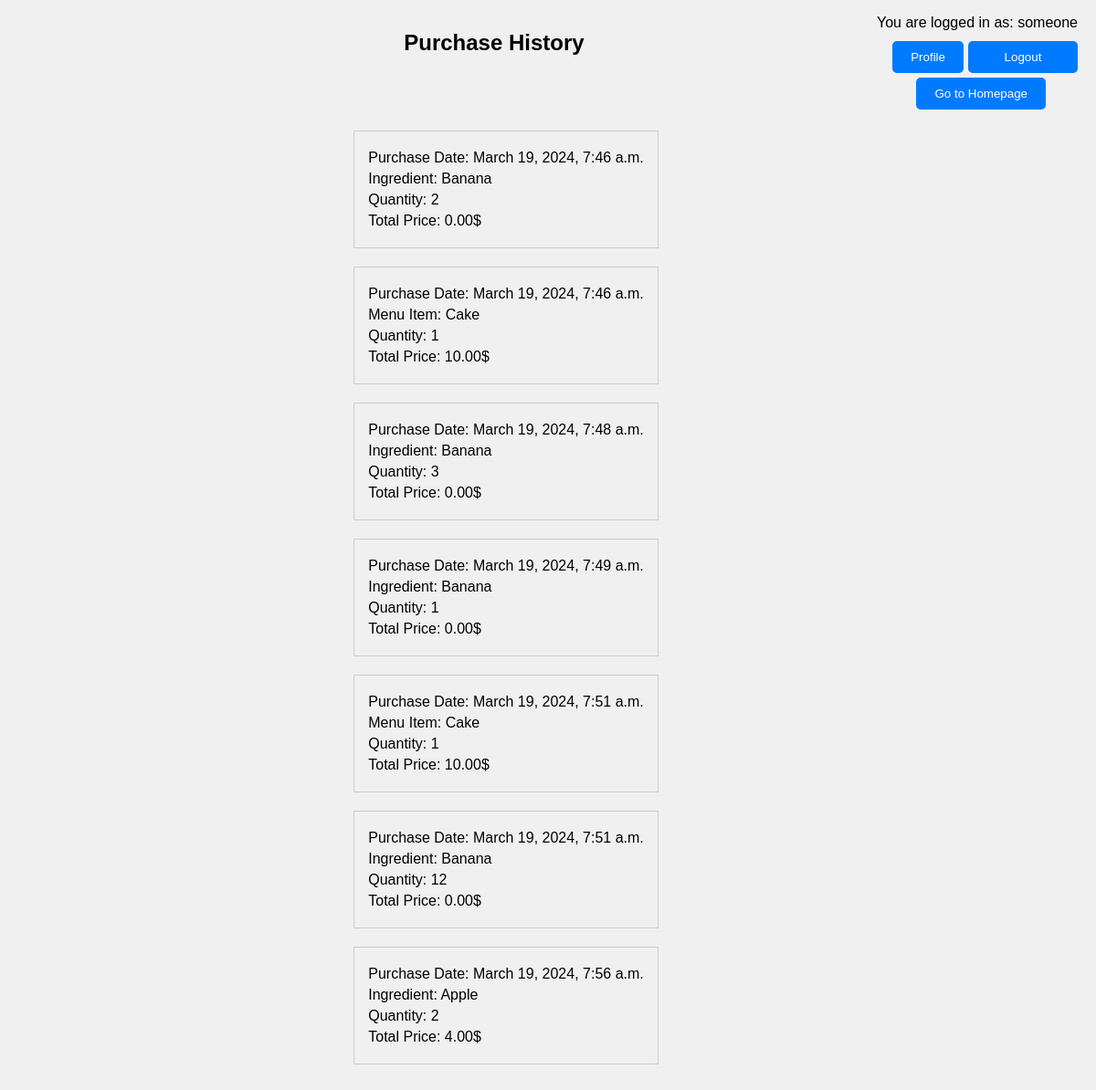
The app's page /purchase_history/ (signed in), older data.
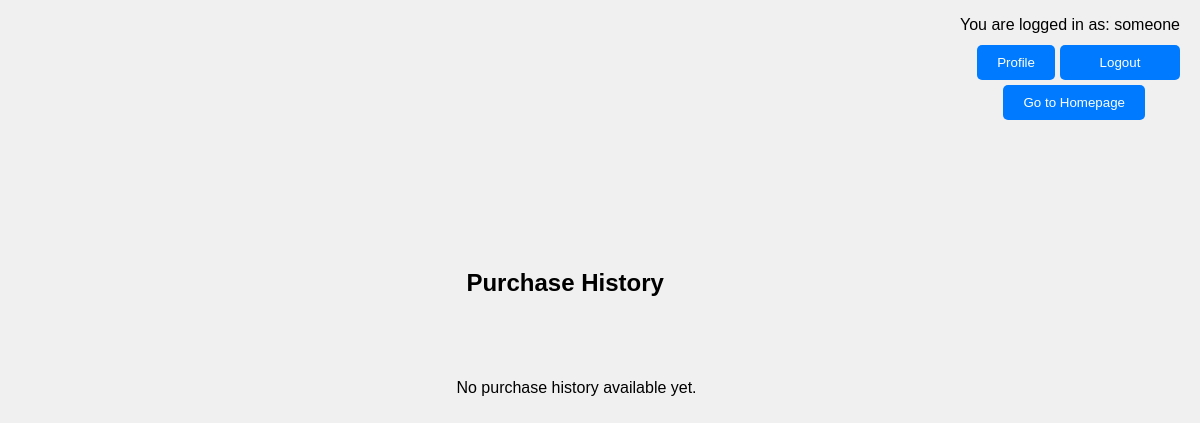
The same page, newer data.
### main/models.py (models this page shows, shortened)
class User(AbstractUser):
    pass

class PurchaseHistory(models.Model):
    user = models.ForeignKey(User, on_delete=models.CASCADE)
    ingredient = models.ForeignKey(Ingredient, on_delete=models.CASCADE, null=True, blank=True)
    menu_item = models.ForeignKey(MenuItem, on_delete=models.CASCADE, null=True, blank=True)  # Новое поле для элементов меню
    quantity = models.IntegerField()
    total_price = models.DecimalField(max_digits=10, decimal_places=2)
    purchase_date = models.DateTimeField(default=datetime.now)

class Ingredient(models.Model):
    name = models.CharField(max_length=100)
    price = models.DecimalField(max_digits=10, decimal_places=2, default=0.00)  # Добавляем поле price
    available_quantity = models.IntegerField(default=0)
    quantity = models.IntegerField(default=0)
    unit_price = models.DecimalField(max_digits=10, decimal_places=2, default=0.00)
    def __str__(self):
        return self.name

class MenuItem(models.Model):
    name = models.CharField(max_length=100)
    price = models.DecimalField(max_digits=10, decimal_places=2)
    quantity = models.IntegerField(default=0)  # Добавляем новое поле quantity
    ingredients = models.ManyToManyField(Ingredient, through='RecipeRequirement')
    def __str__(self):
        return self.name

### main/views.py (the view)
# urls.py: path('purchase_history/', views.purchase_history, name='purchase_history'),
def purchase_history(request):
    purchase_history = PurchaseHistory.objects.filter(user=request.user)
    return render(request, 'main/purchase_history.html', {'purchase_history': purchase_history})

### main/templates/main/purchase_history.html (shortened to what this page needs)
{% extends 'main/base.html' %}
{% load static %}
{% block content %}
{% if request.user.is_authenticated %}
    <p class="logged-in-user">You are logged in as: {{ request.user.username }}</p>
    <head>
        <link rel="stylesheet" href="{% static 'main/css/purchase_history.css' %}">
    </head>
    <h2>Purchase History</h2>
    <button class="profile_button" onclick="location.href='{% url 'profile' %}'">Profile</button><br>
    <button class="go_to_homepage" onclick="location.href='{% url 'index' %}'">Go to Homepage</button>
    <form action="{% url 'logout' %}" method="post">
        <button type="submit" class="logout-button">Logout</button>
    </form><br>
    <ul class="purchase-history">
        {% if purchase_history %}
            {% for purchase in purchase_history %}
                <li>
                    <p>Purchase Date: {{ purchase.purchase_date }}</p>
                    {% if purchase.menu_item %}
                        <p>Menu Item: {{ purchase.menu_item }}</p>
                    {% else %}
                        <p>Ingredient: {{ purchase.ingredient }}</p>
                    {% endif %}
                    <p>Quantity: {{ purchase.quantity }}</p>
                    <p>Total Price: {{ purchase.total_price }}$</p>
                </li>
            {% endfor %}
        {% else %}
            <p class="no-purchase">No purchase history available yet.</p>
        {% endif %}
    </ul>
{% else %}
    <p>You are not logged in.</p>
    <a href="{% url 'login' %}">Login</a> | <a href="{% url 'signup' %}">Sign Up</a>
{% endif %}
{% endblock %}

### main/templates/main/base.html (shortened to what this page needs)
{% load static %}
<!DOCTYPE html>
<html lang="en">
<head>
    <link rel="stylesheet" href="{% static 'main/css/styles.css' %}">
</head>
<body>
    <main>
        {% block content %}
        {% endblock %}
    </main>
</body>
</html>

### main/static/main/css/styles.css (style rules this page uses)
* { font-family: Arial, sans-serif; margin-right: 20px; padding: 0; }
body { display: flex; justify-content: center; align-items: center; min-height: 80vh; background-color: #f0f0f0; }
button[type="submit"], .delete_button { width: 50%; padding: 10px; background-color: #007bff; border: none; color: #fff; border-radius: 5px; cursor: pointer; margin-bottom: 15px; margin-left: 58px; display: block; }
.logged-in-user { position: absolute; top: 0; right: 0; }
.go_to_homepage { display: inline-block; padding: 10px 20px; background-color: #007bff; color: #fff; text-decoration: none; border: none; border-radius: 5px; cursor: pointer; position: absolute; top: 85px; right: 35px; width: auto; }
.profile_button { display: inline-block; padding: 10px 20px; background-color: #007bff; color: #fff; text-decoration: none; border: none; border-radius: 5px; cursor: pointer; position: absolute; top: 45px; right: 125px; width: auto; }
.logout-button { position: absolute; display: inline-block; padding: 10px 20px; background-color: #007bff; color: #fff; text-decoration: none; border: none; border-radius: 5px; cursor: pointer; top: 45px; right: 0px; width: 120px !important; }
h2 { margin-top: 20px; }
form { margin-top: 10px; }
.no-purchase { margin-left: 45px; }

### main/static/main/css/purchase_history.css (style rules this page uses)
.purchase-history { list-style-type: none; }
h2 { margin-top: 25px; margin-bottom: 20px; margin-left: 55px; }

Row changes from the older to the newer data that the page shows:
removed PurchaseHistory: purchase_date "March 19, 2024, 7:46 a.m.", ingredient "Banana", quantity "2", total_price "0.00"
removed PurchaseHistory: purchase_date "March 19, 2024, 7:46 a.m.", menu_item "Cake", quantity "1", total_price "10.00"
removed PurchaseHistory: purchase_date "March 19, 2024, 7:48 a.m.", ingredient "Banana", quantity "3", total_price "0.00"
removed PurchaseHistory: purchase_date "March 19, 2024, 7:49 a.m.", ingredient "Banana", quantity "1", total_price "0.00"
removed PurchaseHistory: purchase_date "March 19, 2024, 7:51 a.m.", menu_item "Cake", quantity "1", total_price "10.00"
removed PurchaseHistory: purchase_date "March 19, 2024, 7:51 a.m.", ingredient "Banana", quantity "12", total_price "0.00"
removed PurchaseHistory: purchase_date "March 19, 2024, 7:56 a.m.", ingredient "Apple", quantity "2", total_price "4.00"
Text that changed along with them:
text now shown: "No purchase history available yet."
